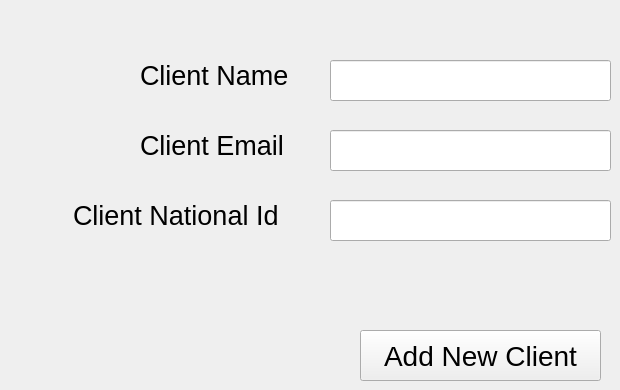
      <widget class="QWidget" name="tab_13">
       <attribute name="title">
        <string>Add New CLient</string>
       </attribute>
       <widget class="QLineEdit" name="lineEdit_22">
        <property name="geometry">
         <rect>
          <x>330</x>
          <y>60</y>
          <width>281</width>
          <height>41</height>
         </rect>
        </property>
       </widget>
       <widget class="QPushButton" name="pushButton_22">
        <property name="geometry">
         <rect>
          <x>360</x>
          <y>330</y>
          <width>241</width>
          <height>51</height>
         </rect>
        </property>
        <property name="font">
         <font>
          <family>Segoe UI</family>
          <pointsize>21</pointsize>
         </font>
        </property>
        <property name="text">
         <string>Add New Client</string>
        </property>
       </widget>
       <widget class="QLabel" name="label_31">
        <property name="geometry">
         <rect>
          <x>140</x>
          <y>60</y>
          <width>171</width>
          <height>31</height>
         </rect>
        </property>
        <property name="font">
         <font>
          <family>Segoe UI</family>
          <pointsize>20</pointsize>
         </font>
        </property>
        <property name="text">
         <string>Client Name</string>
        </property>
       </widget>
       <widget class="QLineEdit" name="lineEdit_23">
        <property name="geometry">
         <rect>
          <x>330</x>
          <y>130</y>
          <width>281</width>
          <height>41</height>
         </rect>
        </property>
       </widget>
       <widget class="QLabel" name="label_32">
        <property name="geometry">
         <rect>
          <x>140</x>
          <y>130</y>
          <width>161</width>
          <height>31</height>
         </rect>
        </property>
        <property name="font">
         <font>
          <family>Segoe UI</family>
          <pointsize>20</pointsize>
         </font>
        </property>
        <property name="text">
         <string>Client Email</string>
        </property>
       </widget>
       <widget class="QLineEdit" name="lineEdit_24">
        <property name="geometry">
         <rect>
          <x>330</x>
          <y>200</y>
          <width>281</width>
          <height>41</height>
         </rect>
        </property>
       </widget>
       <widget class="QLabel" name="label_33">
        <property name="geometry">
         <rect>
          <x>73</x>
          <y>200</y>
          <width>211</width>
          <height>31</height>
         </rect>
        </property>
        <property name="font">
         <font>
          <family>Segoe UI</family>
          <pointsize>20</pointsize>
         </font>
        </property>
        <property name="text">
         <string>Client National Id</string>
        </property>
       </widget>
      </widget>
